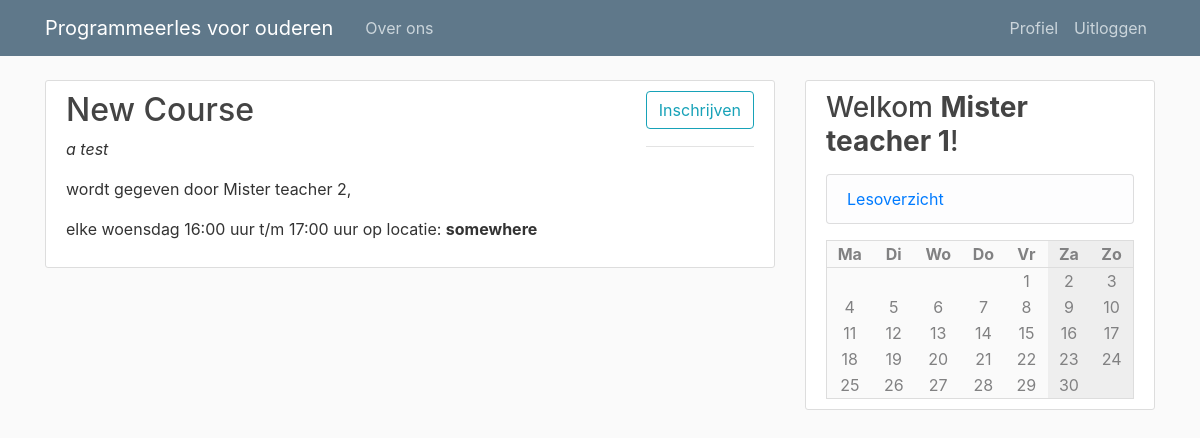
/course/2 (signed in), run on an earlier commit of the app's database.
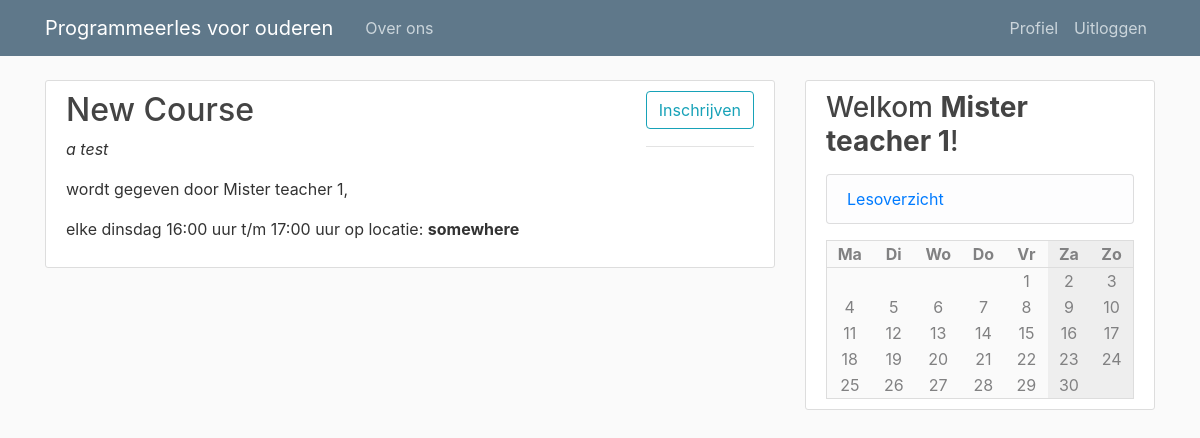
And on a later commit of the database.
### pgmles/models.py (models this page shows, shortened)
class User(db.Model, UserMixin):
    id = db.Column(db.Integer, primary_key=True)
    type = db.Column(db.String(6), nullable=False, default="client")
    username = db.Column(db.String(20), unique=True, nullable=False)
    email = db.Column(db.String(120), unique=True, nullable=False)
    image_file = db.Column(db.String(20), nullable=False, default='default.jpg')
    password = db.Column(db.String(60), nullable=False)

class Course(db.Model):
    id = db.Column(db.Integer, primary_key=True)
    name = db.Column(db.String(100), nullable=False)
    description = db.Column(db.Text, nullable=False)
    teacher_id = db.Column(db.Integer, db.ForeignKey('user.id'), nullable=False)
    weekday = db.Column(db.Integer, nullable=False)
    start = db.Column(db.String(10), nullable=False, default=datetime.utcnow)
    end = db.Column(db.String(10), nullable=False, default=datetime.utcnow)
    location = db.Column(db.String(120), nullable=False)

### pgmles/routes.py (the view)
@app.route("/course/<int:course_id>", methods=[ 'GET', 'POST' ])
def course(course_id):
    form = SubscribeForm()
    form2 = UnsubscribeForm()
    teachers = User.query.filter_by(type='teacher')
    subscribed = None
    if current_user.is_authenticated:
        subscribed = CourseMember.query.filter_by(user_id=current_user.id, course_id=course_id).first()
    if form.validate_on_submit() and not subscribed:
        course = CourseMember(user_id=current_user.id, course_id=course_id)
        db.session.add(course)
        db.session.commit()
        flash('U bent nu ingeschreven!', 'success')
        return redirect('/')
    if form2.validate_on_submit() and subscribed:
        db.session.delete(subscribed)
        db.session.commit()
        flash('U bent nu uitgeschreven!', 'success')
        return redirect('/')
    course = Course.query.get_or_404(course_id)
    return render_template('course.html', calendar=make_calendar(), title=course.name, course=course, form=form, form2=form2, show=not subscribed, teachers=teachers)

### pgmles/forms.py
class SubscribeForm(FlaskForm):
    lang_id = HiddenField()
    submit = SubmitField('Inschrijven')

class UnsubscribeForm(FlaskForm):
    lang_id = HiddenField()
    submit = SubmitField('Uitschrijven')

### pgmles/models.py (called while the page is built)
@login_manager.user_loader
def load_user(user_id):
    return User.query.get(int(user_id))

### pgmles/routes.py (called while the page is built)
def make_calendar():
    weekdays = list(enumerate(['Ma', 'Di', 'Wo', 'Do', 'Vr', 'Za', 'Zo']))
    courses = [ None, None, None, None, None, None, None ]
    if current_user.is_authenticated:
        subscriptions = [ cm.course_id for cm in CourseMember.query.filter_by(user_id=current_user.id) ]
        courses = [ ' +\n'.join([ c.name for c in Course.query.filter_by(weekday=i) if c.id in subscriptions ]) for i in range(7) ]
    today = datetime.today()
    m = Month()
    rows = []
    for days in m.monthdayscalendar(today.year, today.month):
        rows.append([ (i, d, courses[i]) for i, d in enumerate(days) ])
    return { 'weekdays': weekdays, 'rows': rows }

### pgmles/templates/course.html (shortened to what this page needs)
{% extends "layout.html" %}
{% block content %}
    <article class="media content-section">
        <div class="media-body">
            <h2><a class="article-title" href="{{url_for('course', course_id=course.id)}}">
              {{ course.name }}
            </a></h2>
            <p><i>{{ course.description }}</i></p>
			<p>wordt gegeven door {% for teacher in teachers if teacher.id == course.teacher_id %}{{ teacher.username  }},{% endfor %}</p>
			<p>elke {{ ['maandag', 'dinsdag', 'woensdag', 'donderdag', 'vrijdag', 'zaterdag', 'zondag'][course.weekday] }} {{ course.start }} uur t/m {{ course.end }} uur op locatie: <b>{{ course.location }}</b></p>
        </div>
        <div class="article-metadata">
            {% if current_user.is_authenticated %}
                {% if show %}
                <form method="POST" action="">
                    <div class="form-group">
                        {{ form.submit(class="btn btn-outline-info") }}
                    </div>
                </form>
                {%endif%}
            {% else %}
                <p><a href="{{ url_for('login') }}">Inloggen om in te schrijven</a></p>
            {% endif %}
        </div>
    </article>
{% endblock content %}

### pgmles/templates/layout.html (shortened to what this page needs)
<!DOCTYPE html>
<html>
<head>
    <link rel="stylesheet" href="https://maxcdn.bootstrapcdn.com/bootstrap/4.0.0/css/bootstrap.min.css">
    <link rel="stylesheet" type="text/css" href="{{ url_for('static', filename='main.css') }}">
</head>
<body>
    <header class="site-header">
      <nav class="navbar navbar-expand-md navbar-dark bg-steel fixed-top">
        <div class="container">
          <a class="navbar-brand mr-4" href="/">Programmeerles voor ouderen</a>
          <div class="collapse navbar-collapse" id="navbarToggle">
            <div class="navbar-nav mr-auto">
              <a class="nav-item nav-link" href="/about">Over ons</a>
            </div>
            <div class="navbar-nav">
              {% if current_user.is_authenticated %}
                <a class="nav-item nav-link" href="{{ url_for('account') }}">Profiel</a>
                <a class="nav-item nav-link" href="{{ url_for('logout') }}">Uitloggen</a>
              {% else %}
                <a class="nav-item nav-link" href="{{ url_for('login') }}">Inloggen</a>
                <a class="nav-item nav-link" href="{{ url_for('register') }}">Registeren</a>
              {% endif %}
            </div>
          </div>
        </div>
      </nav>
    </header>
    <main role="main" class="container">
      <div class="row">
        <div class="col-md-8">
          {% block content %}{% endblock %}
        </div>
        <div class="col-md-4">
          <div class="content-section">
            <h3>Welkom <b>{{ current_user.username if current_user.is_authenticated else 'gast' }}</b>!</h3>
            {% if current_user.type == 'teacher' or current_user.type == 'admin' %}
            <p class='text-muted'>
              <ul class="list-group">
                <li class="list-group-item list-group-item-light"><a href="{{ url_for('course_overview') }}">Lesoverzicht</a></li>
              </ul>
            </p>
            {% endif %}
            <table class='calendar'>
              <tr>
                {% for d, day in calendar['weekdays'] %}
                  <th class="{{ 'weekend' if d >= 5 }}">{{ day }}</th>
                {% endfor %}
              </tr>
              {% for row in calendar['rows'] %}
                <tr>
                  {% for d, day, course in row %}
                      <td class="{{ 'weekend' if d >= 5 }} {{ 'course' if course and day }}">
                        {{ day if day }}
                      </td>
                  {% endfor %}
                </tr>
             {% endfor %}
            </table>
          </div>
        </div>
      </div>
    </main>
</body>
</html>

What changed in the data, as far as the page shows it:
no longer on this page (row unchanged): User: username "Mister teacher 2"
changed Course "New Course": weekday "woensdag" → "dinsdag"
now on one of the page's lists (row unchanged): User: username "Mister teacher 1"
